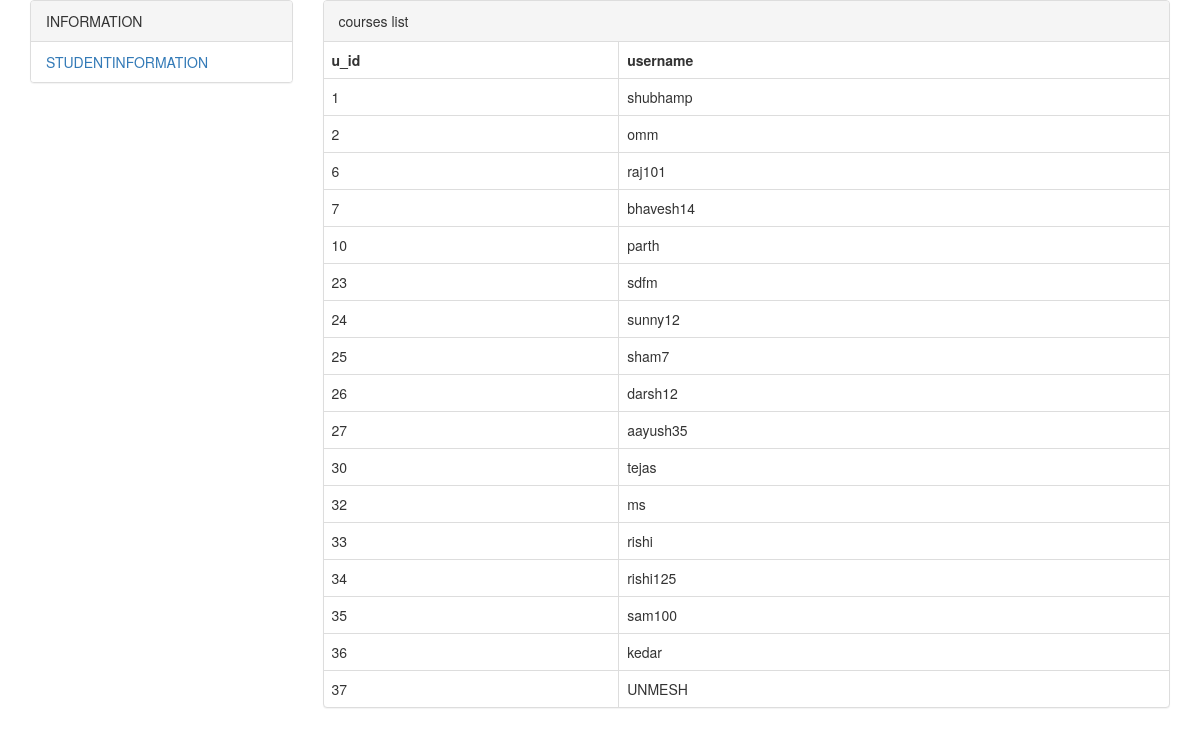
/student.php, run on the app's committed database.
### tables this page shows
CREATE TABLE `user` (
  `u_id` int(11) NOT NULL,
  `username` varchar(20) NOT NULL,
  `password` varchar(255) NOT NULL,
  `cpassword` varchar(255) NOT NULL,
  `email` varchar(20) NOT NULL,
  `date` datetime NOT NULL DEFAULT current_timestamp()
);

### student.php (the view, shortened to what this page needs)
<!DOCTYPE html>
<html lang="en">
<head>
    <link rel="stylesheet" href="https://stackpath.bootstrapcdn.com/bootstrap/3.4.1/css/bootstrap.min.css">
</head>
<body>
    <div class="container">
        <div class="row">
            <div class="col-lg-3 col-md-3">
                <div class="panel panel-default">
                    <div class="panel-heading">INFORMATION</div>
                    <ul class="list-group">
                        <li class="list-group-item"><a href="">STUDENTINFORMATION</a></li>
                    </ul>
                </div>
            </div>
            <div class="col-lg-9 col-md-9">
                <div class="panel panel-default">
                    <div class="panel-heading">courses list</div>
                    <table class="table table-bordered">
                        <tr>
                            <th>u_id</th>
                            <th>username</th>
                        </tr>
                        <?php
                    $sql="SELECT * FROM `user`";
                        $result=mysqli_query($conn,$sql);
                        if(mysqli_num_rows($result)>0)
{
while($user=mysqli_fetch_assoc($result)){
    ?>
                        <tr>
                            <td><?php echo $user['u_id'];?></td>
                            <td><?php echo $user['username'];?></td>
                        </tr>
                        <?php
}
}
else{
    echo '0 results';
}
    ?>

### data on the page
user: u_id "1", username "shubhamp"
user: u_id "2", username "omm"
user: u_id "6", username "raj101"
user: u_id "7", username "bhavesh14"
user: u_id "10", username "parth"
user: u_id "23", username "sdfm"
user: u_id "24", username "sunny12"
user: u_id "25", username "sham7"
user: u_id "26", username "darsh12"
user: u_id "27", username "aayush35"
user: u_id "30", username "tejas"
user: u_id "32", username "ms"
user: u_id "33", username "rishi"
user: u_id "34", username "rishi125"
user: u_id "35", username "sam100"
user: u_id "36", username "kedar"
user: u_id "37", username "UNMESH"
